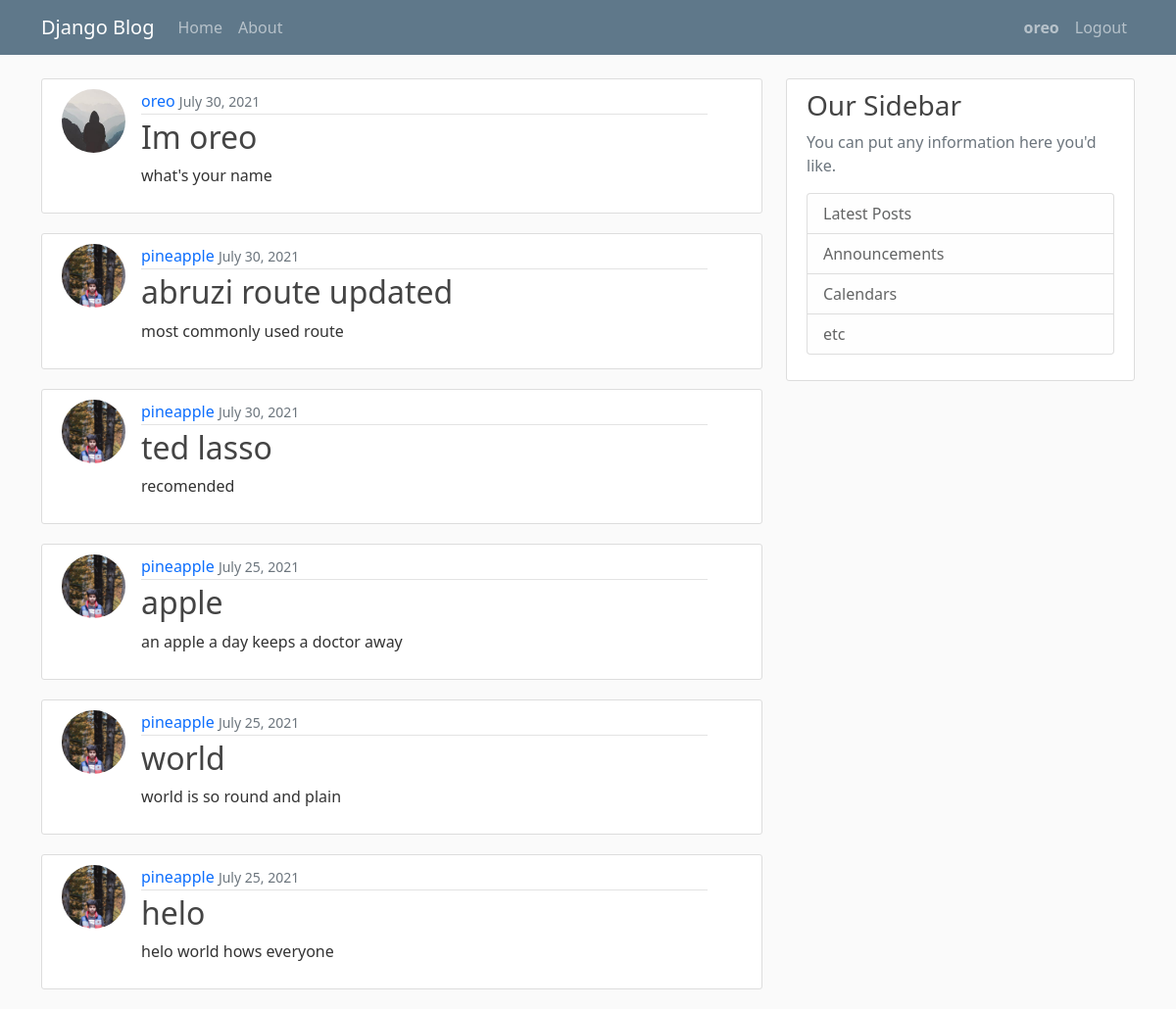
Screenshot of / (signed in) with the database file from the repository.
### blog/models.py (models this page shows, shortened)
class post (models.Model):
    title = models.CharField(max_length=100)
    content = models.TextField()
    date_posted = models.DateTimeField(default=timezone.now)
    author = models.ForeignKey(User, on_delete=models.CASCADE)

### users/models.py (models this page shows, shortened)
class Profile(models.Model):
    user = models.OneToOneField(User,on_delete=models.CASCADE)
    image = models.ImageField(default='default.jpg' , upload_to="profile_pics")

### blog/views.py (the view)
# urls.py: path('',PostListView.as_view(),name='blog-home'),
class PostListView(ListView):
    model = post
    template_name = 'blog/home.html'
    context_object_name = 'posts'
    ordering = ['-date_posted']

### blog/templates/blog/home.html
{% extends 'blog/base.html' %} {% block content %} {% for post in posts %}
<article class="row g-0 media content-section">
    <img class ='col-2 rounded-circle article-img' src="{{post.author.profile.image.url}}" alt="...">
    <div class="col-10 media-body">
      <div class="article-metadata">
        <a class="mr-2" href="{%url 'profile'%}">{{ post.author }}</a>
        <small class="text-muted">{{ post.date_posted|date:"F d, Y" }}</small>
      </div>
      <h2><a class="article-title" href="{%url 'Post-View' post.id %}">{{ post.title }}</a></h2>
      <p class="article-content">{{ post.content }}</p>
    </div>
  </article>
{% endfor %} {% endblock content %}

### blog/templates/blog/base.html (shortened to what this page needs)
{% load static %}
<!DOCTYPE html>
<html>
  <head>
    <link
      href="https://cdn.jsdelivr.net/npm/bootstrap@5.0.2/dist/css/bootstrap.min.css"
      rel="stylesheet"
    />
    <link rel="stylesheet" type= "text/css" href="{% static 'blog/mian.css' %}">
  </head>
  <body>
    <header class="site-header">
        <nav class="navbar navbar-expand-md navbar-dark bg-steel fixed-top">
          <div class="container">
            <a class="navbar-brand mr-4" href="{%url 'blog-home'%}">Django Blog</a>
            <div class="collapse navbar-collapse" id="navbarToggle">
              <div class="navbar-nav mr-auto">
                <a class="nav-item nav-link" href="{%url 'blog-home'%}">Home</a>
                <a class="nav-item nav-link" href="{%url 'blog-about'%}">About</a>
              </div>
              <div class="navbar-nav ms-auto">
                {%if user.is_authenticated%}
                <a class="nav-item nav-link " href="{%url 'profile'%}"><strong>{{user.username}}</strong></a>
                <a class="nav-item nav-link " href="{%url 'logout'%}">Logout</a>
                {%else%}
                <a class="nav-item nav-link " href="{%url 'login'%}">Login</a>
                <a class="nav-item nav-link " href="{%url 'register'%}">Register</a>
                {%endif%}
              </div>
            </div>
          </div>
        </nav>
      </header>
    <main role="main" class="container">
        <div class="row">
          <div class="col-md-8">
            {% block content %}{% endblock %}
          </div>
          <div class="col-md-4">
            <div class="content-section">
              <h3>Our Sidebar</h3>
              <p class='text-muted'>You can put any information here you'd like.
                <ul class="list-group">
                  <li class="list-group-item list-group-item-light">Latest Posts</li>
                  <li class="list-group-item list-group-item-light">Announcements</li>
                  <li class="list-group-item list-group-item-light">Calendars</li>
                  <li class="list-group-item list-group-item-light">etc</li>
                </ul>
              </p>
            </div>
          </div>
        </div>
      </main>
  </body>
</html>

### blog/static/blog/mian.css (style rules this page uses)
body { background: #fafafa; color: #333333; margin-top: 5rem; }
h1, h2, h3, h4, h5, h6 { color: #444444; }
ul { margin: 0; }
.bg-steel { background-color: #5f788a; }
.site-header .navbar-nav .nav-link { float: right; }
.content-section { background: #ffffff; padding: 10px 20px; border: 1px solid #dddddd; border-radius: 3px; margin-bottom: 20px; }
.article-title { color: #444444; text-decoration: none; }
.article-content { white-space: pre-line; }
.article-img { height: 65px; width: 65px; margin-right: 16px; }
.article-metadata { padding-bottom: 1px; margin-bottom: 4px; border-bottom: 1px solid #e3e3e3; }
.article-metadata a { text-decoration: none; }

### rows the page displays
post: author.profile.image (placeholder picture), author "oreo", date_posted "July 30, 2021", title "Im oreo", content "what's your name"
post: author.profile.image (picture), author "pineapple", date_posted "July 30, 2021", title "abruzi route updated", content "most commonly used route"
post: author.profile.image (picture), author "pineapple", date_posted "July 30, 2021", title "ted lasso", content "recomended"
post: author.profile.image (picture), author "pineapple", date_posted "July 25, 2021", title "apple", content "an apple a day keeps a doctor away"
post: author.profile.image (picture), author "pineapple", date_posted "July 25, 2021", title "world", content "world is so round and plain"
post: author.profile.image (picture), author "pineapple", date_posted "July 25, 2021", title "helo", content "helo world hows everyone"

### other values shown
{{ user.username }} "oreo"
